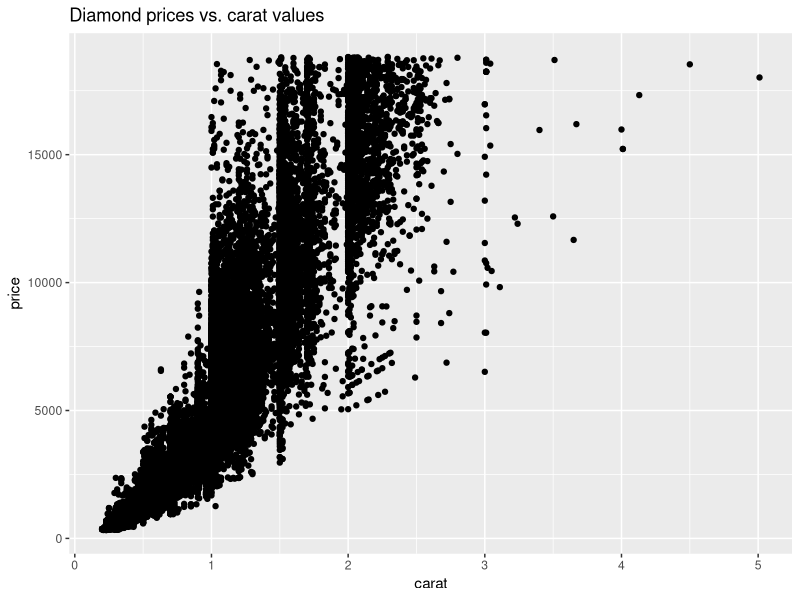
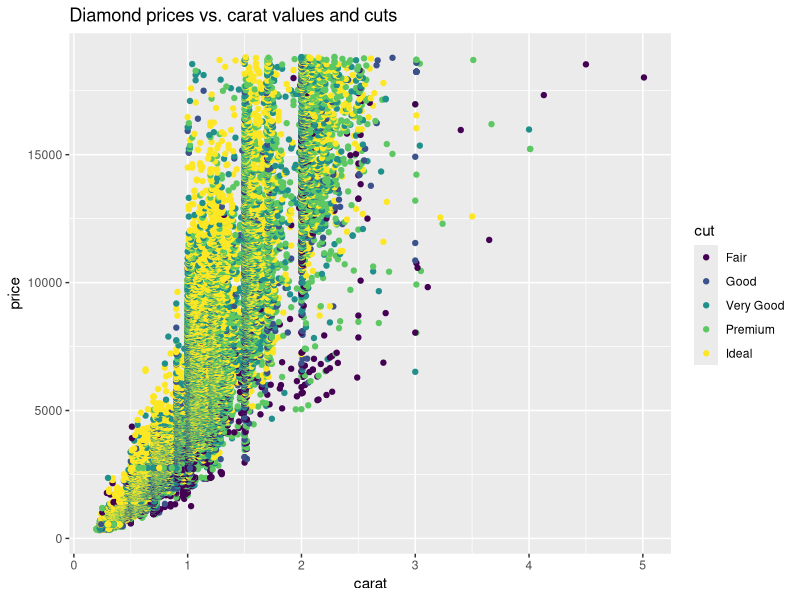
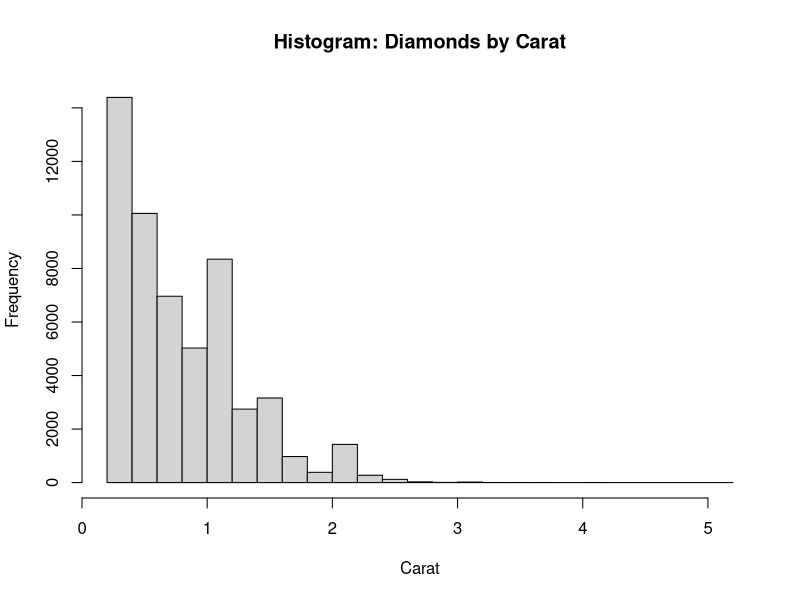
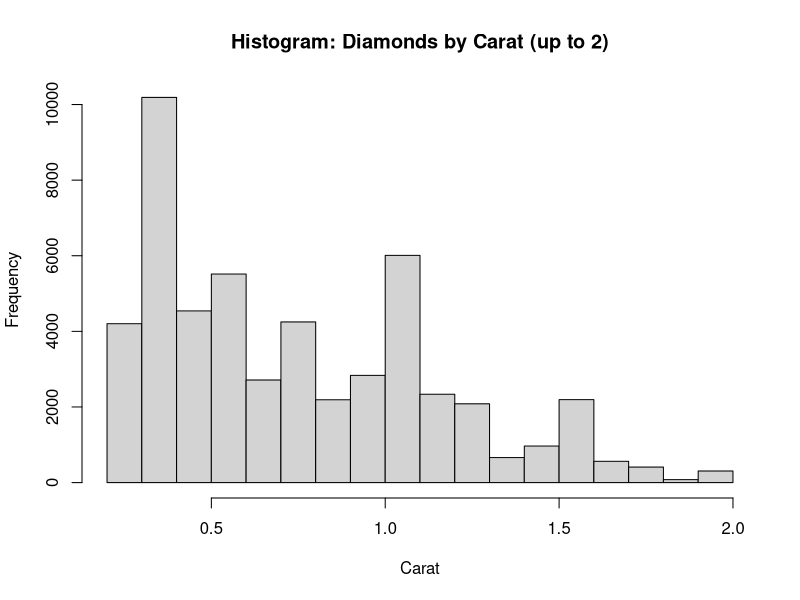
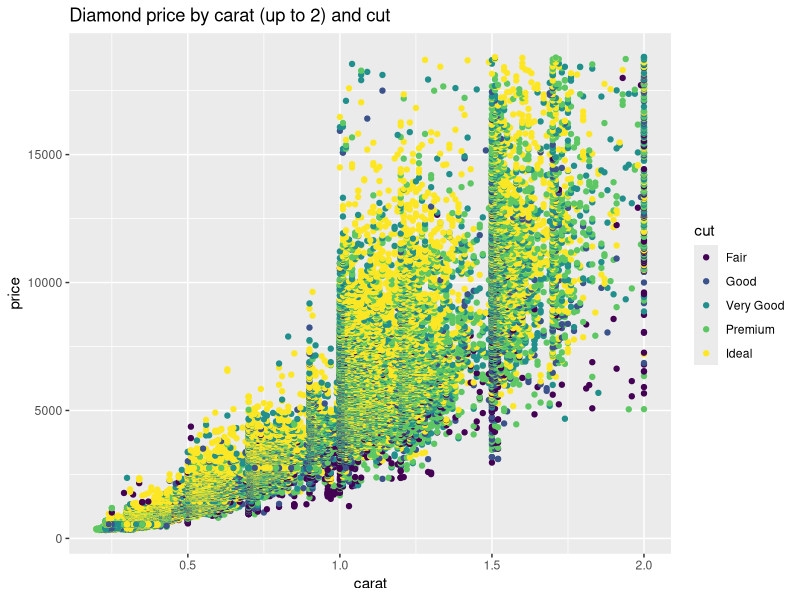
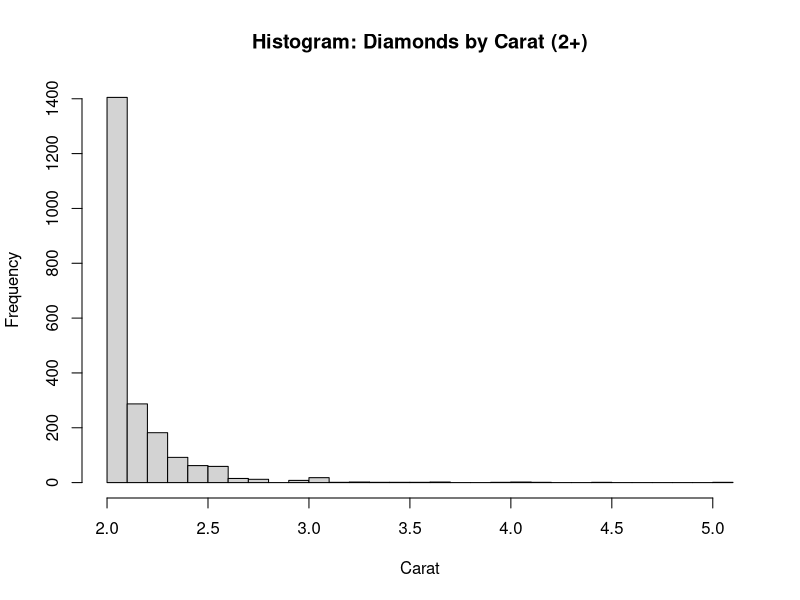
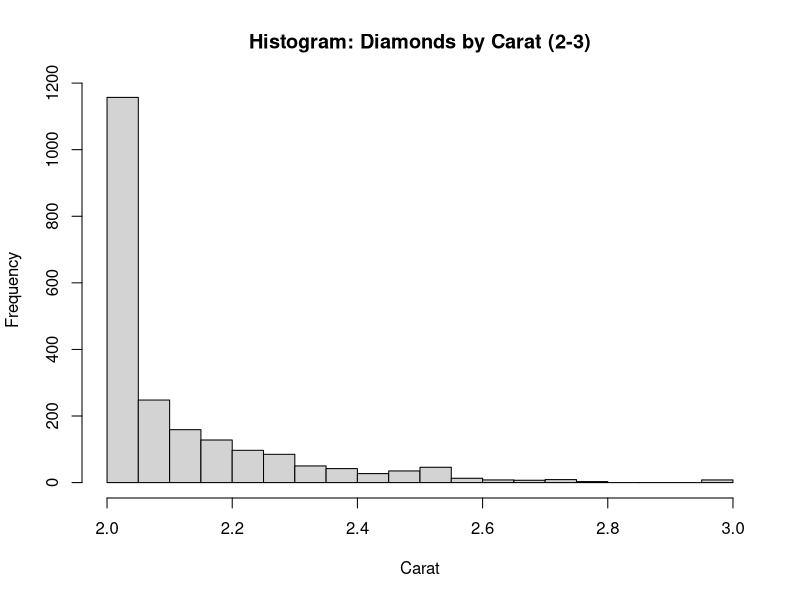
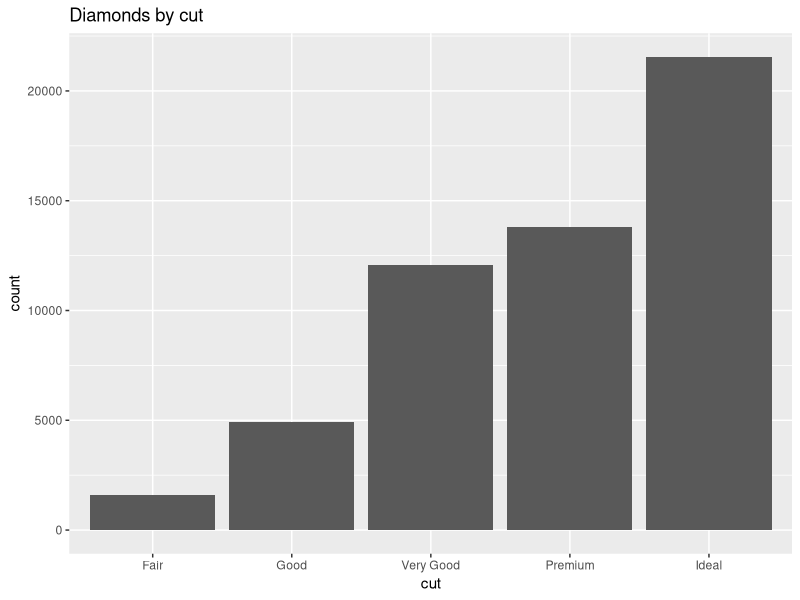

Write R code to recreate these figures, in order.
## ---- chunk 1
library(tidyverse)
## ---- chunk 2
## TASK: Plot `price` vs `carat` below

ggplot(diamonds) +
  geom_point(mapping = aes(x = carat, y = price)) +
  labs(title = "Diamond prices vs. carat values")

## ---- chunk 3
## TASK: Plot `price`, `carat`, and `cut` below

ggplot(diamonds) +
  geom_point(mapping = aes(x = carat, y = price, color = cut)) +
  labs(title = "Diamond prices vs. carat values and cuts")

#ggplot(diamonds) +
#  geom_boxplot(mapping = aes(x = cut, y = carat))

## ---- chunk 4
carat_vector <- diamonds$carat
hist(x = carat_vector, main = "Histogram: Diamonds by Carat",  xlab="Carat", breaks = 20)
## ---- chunk 5
diamonds_up_to_2 <- filter(diamonds, carat <= 2)
carat_vector_up_to_2 <- diamonds_up_to_2$carat
hist(x = carat_vector_up_to_2, main = "Histogram: Diamonds by Carat (up to 2)",  xlab="Carat",  breaks = 24) 
## ---- chunk 6
ggplot(diamonds_up_to_2) +
  geom_point(mapping = aes(x = carat, y = price, color = cut)) +
  labs(title = "Diamond price by carat (up to 2) and cut")

## ---- chunk 7
diamonds_2plus <- filter(diamonds, carat >= 2)
carat_vector_2plus <- diamonds_2plus$carat
hist(x = carat_vector_2plus, main = "Histogram: Diamonds by Carat (2+)",  xlab="Carat",  breaks = 24)
## ---- chunk 8
diamonds_2_to_3 <- filter(diamonds, carat >= 2 & carat <= 3)
carat_vector_2_to_3 <- diamonds_2_to_3$carat
hist(x = carat_vector_2_to_3, main = "Histogram: Diamonds by Carat (2-3)",  xlab="Carat", breaks = 20)
## ---- chunk 9
ggplot(diamonds) +
  geom_bar(mapping = aes(cut)) +
  labs(title = "Diamonds by cut")
## ---- chunk 10
ideal_diamonds <- filter(diamonds, cut == "Ideal")
ggplot(ideal_diamonds) +
  geom_point(mapping = aes(x = carat, y = price)) +
  labs(title = "Ideal cut diamonds: prices vs. carat values") +
  xlim(0,5.01)

premium_diamonds <- filter(diamonds, cut == "Premium")
ggplot(premium_diamonds) +
  geom_point(mapping = aes(x = carat, y = price)) +
  labs(title = "Premium cut diamonds: prices vs. carat values") +
  xlim(0,5.01)

vgood_diamonds <- filter(diamonds, cut == "Very Good")
ggplot(vgood_diamonds) +
  geom_point(mapping = aes(x = carat, y = price)) +
  labs(title = "Very Good cut diamonds: prices vs. carat values") +
  xlim(0,5.01)

good_diamonds <- filter(diamonds, cut == "Good")
ggplot(good_diamonds) +
  geom_point(mapping = aes(x = carat, y = price)) +
  labs(title = "Good cut diamonds: prices vs. carat values") +
  xlim(0,5.01)

fair_diamonds <- filter(diamonds, cut == "Fair")
ggplot(fair_diamonds) +
  geom_point(mapping = aes(x = carat, y = price)) +
  labs(title = "Fair cut diamonds: prices vs. carat values") +
  xlim(0,5.01)

